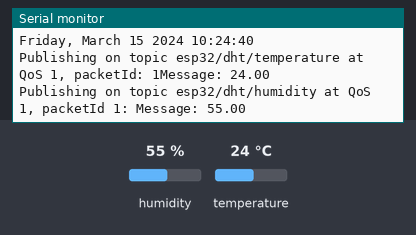
The sketch below on a simulated ESP32. Parts: the last lines printed to the serial monitor. The inputs (shaded band) are chosen by the test bench; at power-on: humidity 55 %, temperature 24 °C. WiFi joins after 1.5 s; servers stay silent unless stated; the local clock reads 2024-03-15 10:24:30 at power-on unless the sketch sets it; no MQTT or app messages arrive unless stated.

Above: at 10.8 s.
10.9 s: humidity set to 22 %
At 16.5 s:
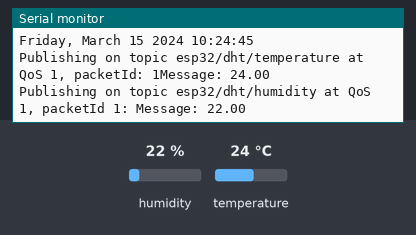
18.4 s: temperature set to 12 °C
At 21.5 s:
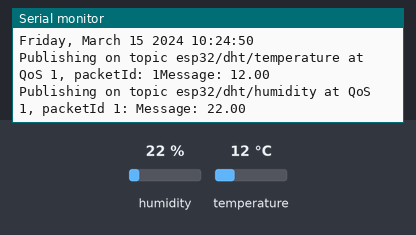
25.9 s: humidity set to 40 %
At 31.5 s:
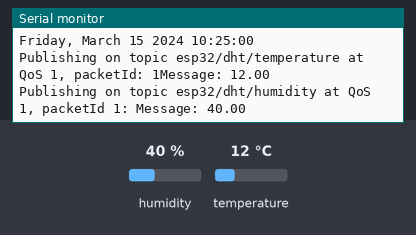
Timing chart, 0 to 33.0 s (numbered marks = the images above; inputs shaded):
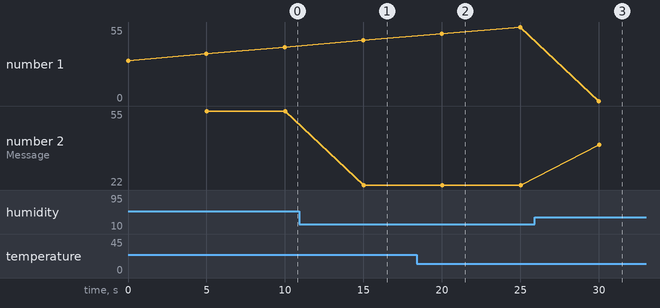

Measured:
- after the input at 10.9 s, the serial monitor: prints a new line after 4.1 s (image 1)
- after the input at 18.4 s, the serial monitor: prints a new line after 1.6 s (image 2)
- after the input at 25.9 s, the serial monitor: prints a new line after 4.1 s (image 3)
- plotted number 2: 55 → 22 after the input at 10.9 s, 22 → 40 after the input at 25.9 s

The sketch:

DHT.ino
```cpp
#include "DHT.h"
#include <WiFi.h>
#include "time.h"
extern "C" {
  #include "freertos/FreeRTOS.h"
  #include "freertos/timers.h"
}
#include <AsyncMqttClient.h>


#define WIFI_SSID "434a"
#define WIFI_PASSWORD "qwerty12345"

const char* ntpServer = "pool.ntp.org";
const long  gmtOffset_sec = 7200;
const int   daylightOffset_sec = 0;

#define MQTT_HOST "broker.emqx.io"
#define MQTT_PORT 1883


#define MQTT_PUB_TEMP "esp32/dht/temperature"
#define MQTT_PUB_HUM  "esp32/dht/humidity"
//#define MQTT_OUT  "esp32/output"
#define DHTPIN 14


#define DHTTYPE DHT11


DHT dht(DHTPIN, DHTTYPE);


float temp;
float hum;

AsyncMqttClient mqttClient;
TimerHandle_t mqttReconnectTimer;
TimerHandle_t wifiReconnectTimer;

unsigned long previousMillis = 0;
const long interval = 5000;

void printLocalTime()
{
  struct tm timeinfo;
  if(!getLocalTime(&timeinfo)){
    Serial.println("Не вдалося отримати час");
    return;
  }
  Serial.println(&timeinfo, "%A, %B %d %Y %H:%M:%S");
}

void connectToWifi() {
  Serial.println("Підключення до Wi-Fi...");
  WiFi.begin(WIFI_SSID, WIFI_PASSWORD);
}

void connectToMqtt() {
  Serial.println("Підключення до MQTT...");
  mqttClient.connect();
}

void WiFiEvent(WiFiEvent_t event) {
  Serial.printf("[WiFi-event] event: %d\n", event);
  switch(event) {
    case SYSTEM_EVENT_STA_GOT_IP:
      Serial.println("WiFi Підкоючено");
      Serial.println("IP address: ");
      Serial.println(WiFi.localIP());
      connectToMqtt();
      break;
    case SYSTEM_EVENT_STA_DISCONNECTED:
      Serial.println("WiFi з'єднання втрачено");
      xTimerStop(mqttReconnectTimer, 0);
      xTimerStart(wifiReconnectTimer, 0);
      break;
  }
}
 void onMqttSubscribe(uint16_t packetId, uint8_t qos) {
  Serial.println("Subscribe acknowledged.");
  Serial.print("  packetId: ");
  Serial.println(packetId);
  Serial.print("  qos: ");
  Serial.println(qos);
}

void onMqttConnect(bool sessionPresent) {
  Serial.println("Підключення до MQTT.");
  Serial.print("Session present: ");
  Serial.println(sessionPresent);
}

void onMqttDisconnect(AsyncMqttClientDisconnectReason reason) {
  Serial.println("Відключено від MQTT.");
  if (WiFi.isConnected()) {
    xTimerStart(mqttReconnectTimer, 0);
  }
}


void onMqttPublish(uint16_t packetId) {
  Serial.print("Publish acknowledged.");
  Serial.print("  packetId: ");
  Serial.println(packetId);
}

void setup() {
  Serial.begin(115200);
  Serial.println();
  configTime(gmtOffset_sec, daylightOffset_sec, ntpServer);
  printLocalTime();
  dht.begin();

  mqttReconnectTimer = xTimerCreate("mqttTimer", pdMS_TO_TICKS(2000), pdFALSE, (void*)0, reinterpret_cast<TimerCallbackFunction_t>(connectToMqtt));
  wifiReconnectTimer = xTimerCreate("wifiTimer", pdMS_TO_TICKS(2000), pdFALSE, (void*)0, reinterpret_cast<TimerCallbackFunction_t>(connectToWifi));

  WiFi.onEvent(WiFiEvent);

  mqttClient.onConnect(onMqttConnect);
  mqttClient.onDisconnect(onMqttDisconnect);
  mqttClient.onSubscribe(onMqttSubscribe);
  mqttClient.onPublish(onMqttPublish);
  mqttClient.setServer(MQTT_HOST, MQTT_PORT);
  connectToWifi();
}

void loop() {
  unsigned long currentMillis = millis();
  if (currentMillis - previousMillis >= interval) {
    previousMillis = currentMillis;
    printLocalTime();
    hum = dht.readHumidity();
    temp = dht.readTemperature();

    if (isnan(temp) || isnan(hum)) {
      Serial.println(F("Помикла читання даних з DHT сенсора!"));
      return;
    }
   // uint16_t packetIdPub13 = mqttClient.subscribe(MQTT_OUT, 1, true);


    uint16_t packetIdPub1 = mqttClient.publish(MQTT_PUB_TEMP, 1, true, String(temp).c_str());
    Serial.printf("Publishing on topic %s at QoS 1, packetId: %i", MQTT_PUB_TEMP, packetIdPub1);
    Serial.printf("Message: %.2f \n", temp, printLocalTime);


    uint16_t packetIdPub2 = mqttClient.publish(MQTT_PUB_HUM, 1, true, String(hum).c_str());
    Serial.printf("Publishing on topic %s at QoS 1, packetId %i: ", MQTT_PUB_HUM, packetIdPub2);
    Serial.printf("Message: %.2f \n", hum, printLocalTime);

  }
}
```
